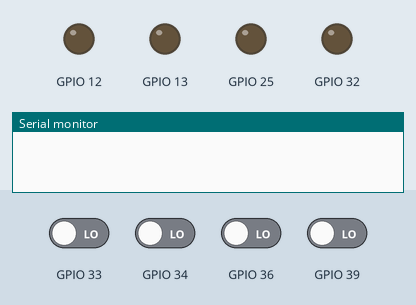
A program run on a simulated ESP32. On the bench: output pins drawn as LEDs (lit = HIGH), the last lines printed to the serial monitor. Dashed ring = blinking. The inputs (shaded band) are chosen by the test bench; at power-on: GPIO 33, GPIO 34, GPIO 36, GPIO 39 LOW.

Above: at 1.2 s.
1.3 s: GPIO 33 driven HIGH
At 1.7 s:
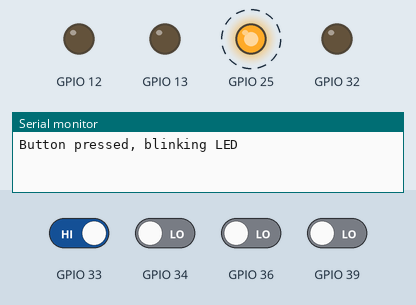
4.3 s: GPIO 34 driven HIGH
At 6.8 s:
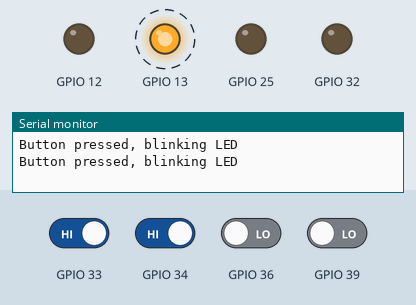
7.3 s: GPIO 33 driven LOW and GPIO 36 driven HIGH
10.3 s: GPIO 39 driven HIGH
At 11.8 s:
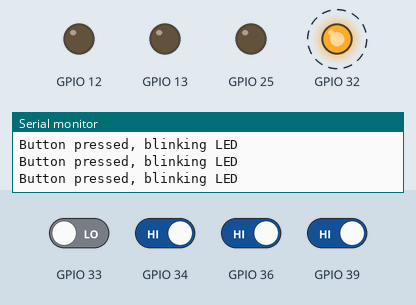
16.3 s: GPIO 36 driven LOW
At 16.9 s:
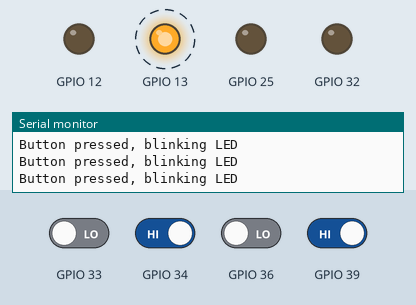
19.3 s: GPIO 39 driven LOW
At 19.9 s:
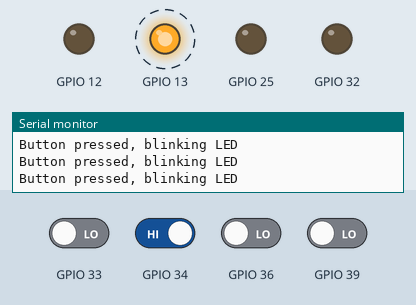
Timing chart, 0 to 23.3 s (numbered marks = the images above; inputs shaded):
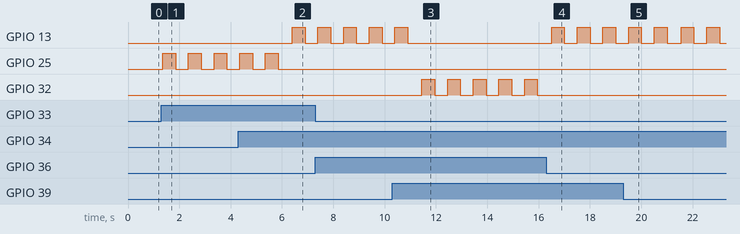

The program:

main.cpp
```cpp
#include <Arduino.h>
#include "VendingMachine.h"

// Initialize VendingMachine with pin numbers
VendingMachine vm_detergent(25, 33, 36, 12); //(int ledPin, int buttonPin, int buttonConfigurePin, int pumpPin)
VendingMachine vm_softener(32, 39, 34, 13);


void setup()
{
  // Initialize pins
  Serial.begin(9600);
  pinMode(vm_detergent.pinLed, OUTPUT);
  pinMode(vm_detergent.pinButton, INPUT);
  pinMode(vm_detergent.pinButtonConfigure, INPUT);
  pinMode(vm_detergent.pinPump, OUTPUT);


  // put your setup code here, to run once:
}

void loop()
{
  // Check button and blink LED if pressed
  vm_detergent.checkButtonAndBlink(vm_detergent.getPinButton(), vm_detergent.getPinLed());
  vm_softener.checkButtonAndBlink(vm_softener.getPinButton(), vm_softener.getPinLed());

  vm_detergent.checkButtonAndBlink(vm_detergent.getPinButtonConfigure(), vm_detergent.getPinPump());
  vm_softener.checkButtonAndBlink(vm_softener.getPinButtonConfigure(), vm_softener.getPinPump());
  // for(int i = 0; i <= 10; i++)
  // {
  //   digitalWrite(vm_detergent.pinPump, HIGH);
  //   digitalWrite(vm_detergent.pinLed, HIGH);
  //   digitalWrite(vm_softener.pinPump, HIGH);
  //   digitalWrite(vm_softener.pinLed, HIGH);
  //   delay(200);
  //   digitalWrite(vm_detergent.pinPump, LOW);
  //   digitalWrite(vm_detergent.pinLed, LOW);
  //   digitalWrite(vm_softener.pinPump, LOW);
  //   digitalWrite(vm_softener.pinLed, LOW);
  //   delay(200);
  // }
}
```

VendingMachine.h
```cpp
#ifndef VENDINGMACHINE_H
#define VENDINGMACHINE_H

class VendingMachine {
public:
    VendingMachine(int ledPin, int buttonPin, int buttonConfigurePin, int pumpPin);

        void checkButtonAndBlink(int pinInput, int pinOutput);

    // Setter functions
    void setPinLed(int ledPin);
    void setPinButton(int buttonPin);
    void setPinButtonConfigure(int buttonConfigurePin);
    void setPinPump(int pumpPin);

    // Getter functions
    int getPinLed() const;
    int getPinButton() const;
    int getPinButtonConfigure() const;
    int getPinPump() const;

    int pinLed;
    int pinButton;
    int pinButtonConfigure;
    int pinPump;
};

#endif // VENDINGMACHINE_H
```

VendingMachine.cpp
```cpp
#include "VendingMachine.h"
#include <Arduino.h>

VendingMachine::VendingMachine(int ledPin, int buttonPin, int buttonConfigurePin, int pumpPin) {
    setPinLed(ledPin);
    setPinButton(buttonPin);
    setPinButtonConfigure(buttonConfigurePin);
    setPinPump(pumpPin);
}

void VendingMachine::checkButtonAndBlink(int pinInput, int pinOutput)
{
    const int debounceDelay = 50; // milliseconds
    bool reading = digitalRead(pinInput);
    if (reading)
    {
        delay(debounceDelay);
        reading = digitalRead(pinInput);
        if(reading)
        {
            Serial.println("Button pressed, blinking LED");
            for (int i = 0; i < 5; ++i) {
                digitalWrite(pinOutput, HIGH);
                delay(500);
                digitalWrite(pinOutput, LOW);
                delay(500);
            }
        }
    }
}


// Setter functions
void VendingMachine::setPinLed(int ledPin) {
    pinLed = ledPin;
    pinMode(pinLed, OUTPUT);
}

void VendingMachine::setPinButton(int buttonPin) {
    pinButton = buttonPin;
    pinMode(pinButton, INPUT);
}

void VendingMachine::setPinButtonConfigure(int buttonConfigurePin) {
    pinButtonConfigure = buttonConfigurePin;
    pinMode(pinButtonConfigure, INPUT);
}

void VendingMachine::setPinPump(int pumpPin) {
    pinPump = pumpPin;
    pinMode(pinPump, OUTPUT);
}

// Getter functions
int VendingMachine::getPinLed() const {
    return pinLed;
}

int VendingMachine::getPinButton() const {
    return pinButton;
}

int VendingMachine::getPinButtonConfigure() const {
    return pinButtonConfigure;
}

int VendingMachine::getPinPump() const {
    return pinPump;
}
```

Measured:
- after the input at 1.3 s, GPIO 25: alternates HIGH for 0.50 s and LOW for 0.50 s, starting after 0.05 s
- after the input at 4.3 s, GPIO 13: LOW → HIGH after 2.1 s, → LOW 0.50 s later
- after the input at 10.3 s, GPIO 12: stops changing and stays LOW; GPIO 32: alternates HIGH for 0.50 s and LOW for 0.50 s, starting after 1.2 s
- after the input at 16.3 s, GPIO 12: stops changing and stays LOW; GPIO 13: alternates HIGH for 0.50 s and LOW for 0.50 s, starting after 0.20 s
- after the input at 19.3 s, GPIO 32: stops changing and stays LOW
